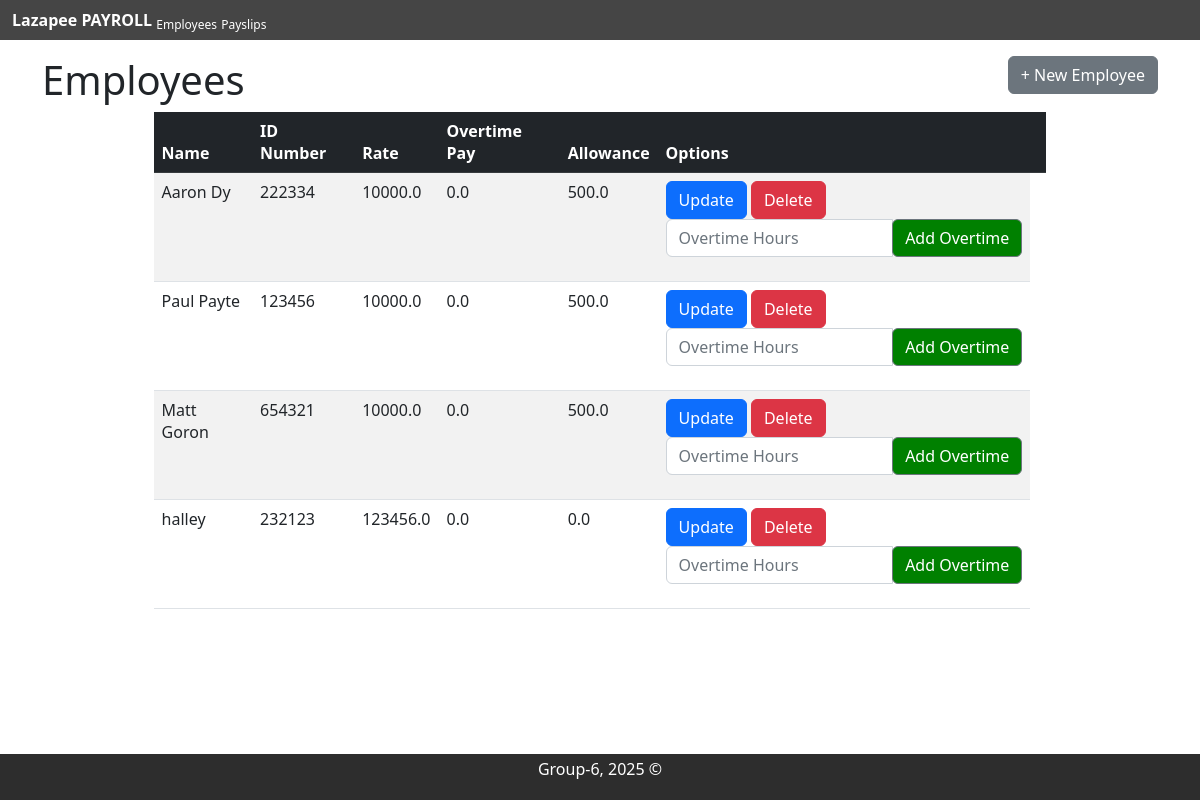
The page / on the database its author committed.
### payroll_app/models.py (models this page shows, shortened)
class Employee(models.Model):
    name = models.CharField(max_length=255)
    id_number = models.CharField(max_length=20)
    rate = models.FloatField()
    overtime_pay = models.FloatField(blank=True, null=True)
    allowance = models.FloatField(blank=True, null=True)

### payroll_app/views.py (the view)
# urls.py: path('', views.employee_list, name='employee_list'),
@csrf_protect
def employee_list(request):
    employees = Employee.objects.all()
    return render(request, "payroll_app/employee_list.html", {"employees": employees})

### payroll_app/templates/payroll_app/employee_list.html (shortened to what this page needs)
{% extends 'payroll_app/base.html' %}
{% load static %}
  {% block content %}
<div class="container-fluid">
  <div class="row">
    <div class="col-md-6">
      <h1>Employees</h1>
    </div>
    <div class="col-md-6 text-right">
      <a href="{% url 'create_employee' %}" class="btn btn-secondary mb-3 btn-new-employee">+ New Employee</a>
    </div>
  </div>
  <div class="col-10 justify-content-center table-container">
    <table class="table table-striped">
      <thead>
        <tr>
          <th class="table-dark" scope="col">Name</th>
          <th class="table-dark" scope="col">ID Number</th>
          <th class="table-dark" scope="col">Rate</th>
          <th class="table-dark" scope="col">Overtime Pay</th>
          <th class="table-dark" scope="col">Allowance</th>
          <th class="table-dark" scope="col">Options</th>
          <th class="table-dark" scope="col"></th>
        </tr>
      </thead>
      <tbody>
        {% for employee in employees %}
        <tr>
          <td>{{ employee.name }}</td>
          <td>{{ employee.id_number }}</td>
          <td>{{ employee.rate }}</td>
          <td>{{ employee.overtime_pay }}</td>
          <td>{{ employee.allowance }}</td>
          <td>
            <a href="{% url 'update_employee' pk=employee.pk %}" class="btn btn-primary">Update</a>
            <a href="{% url 'delete_employee' pk=employee.pk %}" class="btn btn-danger">Delete</a>
            <form action="{% url 'calculate_overtime_pay' pk=employee.pk %}" method="post">
              <div class="input-group">
                <input type="number" class="form-control" placeholder="Overtime Hours" name="overtime_hour" min="0">
                <div class="input-group-append">
                  <button class="btn btn-secondary" style="background-color: green;">Add Overtime</button>
                </div>
            </form>
            </div>
        {% endfor %}
{% endblock %}

### payroll_app/templates/payroll_app/base.html (style rules this page uses)
a { color: black; text-decoration: none; }
body { margin-bottom: 3rem; position: relative; }

### payroll_app/templates/payroll_app/employee_list.html (style rules this page uses)
.table-container { margin: auto; width: 80%; }
.btn-new-employee { float: right; }

### rows shown on the page
Employee: name "Aaron Dy", id_number "222334", rate "10000.0", overtime_pay "0.0", allowance "500.0"
Employee: name "Paul Payte", id_number "123456", rate "10000.0", overtime_pay "0.0", allowance "500.0"
Employee: name "Matt Goron", id_number "654321", rate "10000.0", overtime_pay "0.0", allowance "500.0"
Employee: name "halley", id_number "232123", rate "123456.0", overtime_pay "0.0", allowance "0.0"
